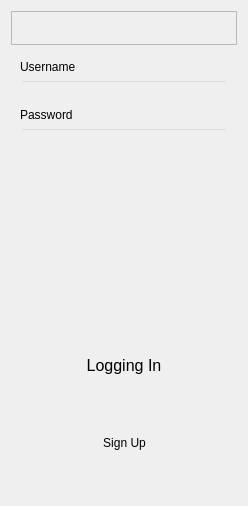
<ui version="4.0" >
 <class>LoginScreen</class>
 <widget class="QFrame" name="LoginScreen" >
  <property name="geometry" >
   <rect>
    <x>0</x>
    <y>0</y>
    <width>248</width>
    <height>506</height>
   </rect>
  </property>
  <property name="sizePolicy" >
   <sizepolicy vsizetype="Expanding" hsizetype="Expanding" >
    <horstretch>0</horstretch>
    <verstretch>0</verstretch>
   </sizepolicy>
  </property>
  <property name="windowTitle" >
   <string>Login</string>
  </property>
  <property name="styleSheet" >
   <string notr="true" >background-image:url(icons/dialer/fondo.png);</string>
  </property>
  <property name="frameShape" >
   <enum>QFrame::NoFrame</enum>
  </property>
  <property name="frameShadow" >
   <enum>QFrame::Raised</enum>
  </property>
  <layout class="QGridLayout" name="gridLayout_3" >
   <item row="0" column="0" colspan="3" >
    <widget class="QFrame" name="frame_2" >
     <property name="frameShape" >
      <enum>QFrame::StyledPanel</enum>
     </property>
     <property name="frameShadow" >
      <enum>QFrame::Raised</enum>
     </property>
     <layout class="QHBoxLayout" name="horizontalLayout" >
      <item>
       <widget class="QLabel" name="logoLabel" >
        <property name="sizePolicy" >
         <sizepolicy vsizetype="Fixed" hsizetype="Fixed" >
          <horstretch>0</horstretch>
          <verstretch>0</verstretch>
         </sizepolicy>
        </property>
        <property name="text" >
         <string/>
        </property>
        <property name="pixmap" >
         <pixmap>icons/logo.png</pixmap>
        </property>
        <property name="scaledContents" >
         <bool>false</bool>
        </property>
       </widget>
      </item>
     </layout>
    </widget>
   </item>
   <item row="1" column="0" colspan="3" >
    <widget class="QFrame" name="frame" >
     <property name="sizePolicy" >
      <sizepolicy vsizetype="Fixed" hsizetype="Preferred" >
       <horstretch>0</horstretch>
       <verstretch>0</verstretch>
      </sizepolicy>
     </property>
     <property name="autoFillBackground" >
      <bool>false</bool>
     </property>
     <property name="styleSheet" >
      <string notr="true" >background-image:none;
background:transparent;
</string>
     </property>
     <property name="frameShape" >
      <enum>QFrame::NoFrame</enum>
     </property>
     <property name="frameShadow" >
      <enum>QFrame::Raised</enum>
     </property>
     <layout class="QGridLayout" name="gridLayout" >
      <item row="0" column="0" >
       <widget class="QLabel" name="usernameLabel" >
        <property name="text" >
         <string>Username</string>
        </property>
       </widget>
      </item>
      <item row="1" column="0" >
       <widget class="QLineEdit" name="usernameLineEdit" />
      </item>
      <item row="2" column="0" >
       <widget class="QLabel" name="passwordLabel" >
        <property name="text" >
         <string>Password</string>
        </property>
       </widget>
      </item>
      <item row="3" column="0" >
       <widget class="QLineEdit" name="passwordLineEdit" >
        <property name="echoMode" >
         <enum>QLineEdit::Password</enum>
        </property>
       </widget>
      </item>
      <item row="4" column="0" >
       <spacer name="verticalSpacer_3" >
        <property name="orientation" >
         <enum>Qt::Vertical</enum>
        </property>
        <property name="sizeHint" stdset="0" >
         <size>
          <width>20</width>
          <height>40</height>
         </size>
        </property>
       </spacer>
      </item>
     </layout>
    </widget>
   </item>
   <item row="3" column="1" >
    <spacer name="verticalSpacer_4" >
     <property name="orientation" >
      <enum>Qt::Vertical</enum>
     </property>
     <property name="sizeHint" stdset="0" >
      <size>
       <width>85</width>
       <height>45</height>
      </size>
     </property>
    </spacer>
   </item>
   <item row="4" column="0" colspan="3" >
    <widget class="QFrame" name="frame_3" >
     <property name="autoFillBackground" >
      <bool>false</bool>
     </property>
     <property name="styleSheet" >
      <string notr="true" >background:transparent;</string>
     </property>
     <property name="frameShape" >
      <enum>QFrame::NoFrame</enum>
     </property>
     <property name="frameShadow" >
      <enum>QFrame::Raised</enum>
     </property>
     <layout class="QGridLayout" name="gridLayout_2" >
      <item row="0" column="0" >
       <widget class="QLabel" name="loginStatusLabel" >
        <property name="font" >
         <font>
          <pointsize>12</pointsize>
         </font>
        </property>
        <property name="text" >
         <string>Logging In</string>
        </property>
        <property name="alignment" >
         <set>Qt::AlignCenter</set>
        </property>
       </widget>
      </item>
     </layout>
    </widget>
   </item>
   <item row="5" column="1" >
    <spacer name="verticalSpacer" >
     <property name="orientation" >
      <enum>Qt::Vertical</enum>
     </property>
     <property name="sizeHint" stdset="0" >
      <size>
       <width>20</width>
       <height>17</height>
      </size>
     </property>
    </spacer>
   </item>
   <item row="6" column="0" >
    <spacer name="horizontalSpacer" >
     <property name="orientation" >
      <enum>Qt::Horizontal</enum>
     </property>
     <property name="sizeHint" stdset="0" >
      <size>
       <width>47</width>
       <height>20</height>
      </size>
     </property>
    </spacer>
   </item>
   <item row="6" column="1" >
    <widget class="QPushButton" name="getAccountButton" >
     <property name="sizePolicy" >
      <sizepolicy vsizetype="Fixed" hsizetype="Expanding" >
       <horstretch>0</horstretch>
       <verstretch>0</verstretch>
      </sizepolicy>
     </property>
     <property name="minimumSize" >
      <size>
       <width>0</width>
       <height>50</height>
      </size>
     </property>
     <property name="autoFillBackground" >
      <bool>false</bool>
     </property>
     <property name="styleSheet" >
      <string notr="true" >background:transparent;</string>
     </property>
     <property name="text" >
      <string>Sign Up</string>
     </property>
     <property name="flat" >
      <bool>true</bool>
     </property>
    </widget>
   </item>
   <item row="6" column="2" >
    <spacer name="horizontalSpacer_2" >
     <property name="orientation" >
      <enum>Qt::Horizontal</enum>
     </property>
     <property name="sizeHint" stdset="0" >
      <size>
       <width>47</width>
       <height>20</height>
      </size>
     </property>
    </spacer>
   </item>
   <item row="7" column="1" >
    <spacer name="verticalSpacer_2" >
     <property name="orientation" >
      <enum>Qt::Vertical</enum>
     </property>
     <property name="sizeHint" stdset="0" >
      <size>
       <width>20</width>
       <height>17</height>
      </size>
     </property>
    </spacer>
   </item>
   <item row="2" column="1" >
    <widget class="QPushButton" name="loginButton" >
     <property name="minimumSize" >
      <size>
       <width>91</width>
       <height>91</height>
      </size>
     </property>
     <property name="maximumSize" >
      <size>
       <width>91</width>
       <height>91</height>
      </size>
     </property>
     <property name="autoFillBackground" >
      <bool>false</bool>
     </property>
     <property name="styleSheet" >
      <string notr="true" >QButton : {
   background:transparent
}</string>
     </property>
     <property name="text" >
      <string/>
     </property>
     <property name="icon" >
      <iconset>
       <normaloff>icons/dialer/login.png</normaloff>
       <normalon>icons/dialer/loginover.png</normalon>icons/dialer/login.png</iconset>
     </property>
     <property name="iconSize" >
      <size>
       <width>91</width>
       <height>91</height>
      </size>
     </property>
     <property name="flat" >
      <bool>true</bool>
     </property>
    </widget>
   </item>
  </layout>
 </widget>
 <resources/>
 <connections/>
</ui>
